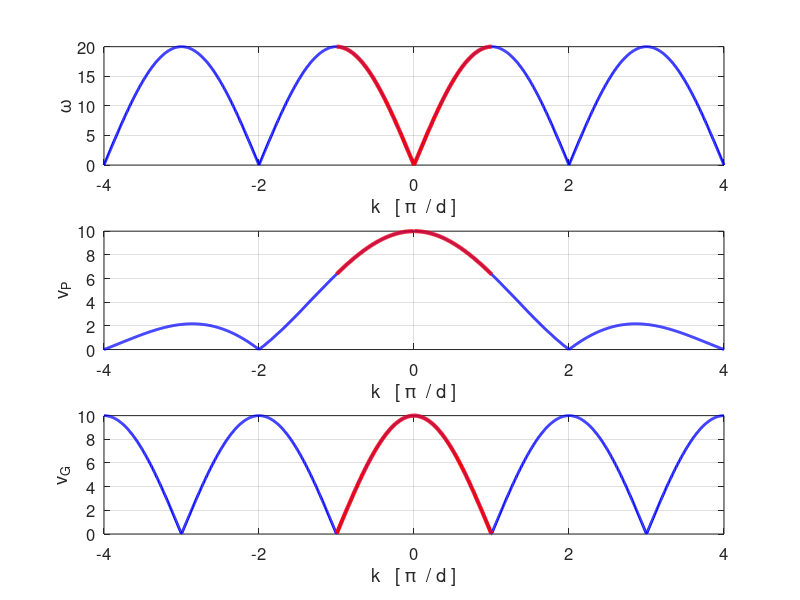
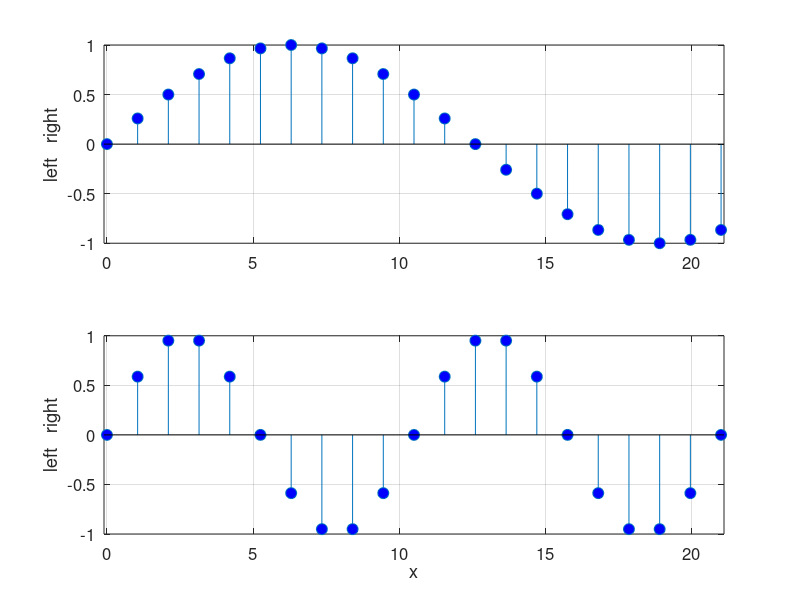
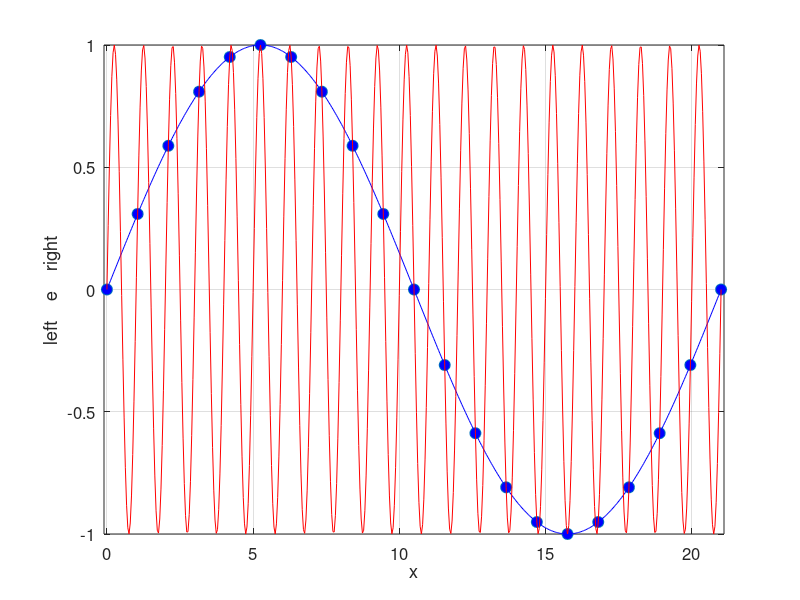

MATLAB code for these plots, in order:
% oscC00NB.m
% 190524  Matlab 2018b

% SIMULATION OF THE MOTION OF N COUPLED OSCILLATORS
% DYNAMICS OF CRYSTAL LATTICES
% All parameters are changed within the Script
% [default values and units]

% DOING PHYSICS ONLINE 
%    https://d-arora.github.io/Doing-Physics-With-Matlab/
% Scripts
%     http://www.physics.usyd.edu.au/teach_res/mp/mscripts/
% Documentation
%    http://www.physics.usyd.edu.au/teach_res/mp/doc/oscC00NA.htm
% Ian Cooper  ian.cooper@sydney.edu.au
% School of Physics, University of Sydney


clear
close all
clc

% SETUP ===============================================================
% spring costants kS  [10]
   kS = 10;
% mass of atoms or particles m  [0.1]
   m = 0.1;
% separation distance d bewtween atoms or particles  [1]   
   d = 1;
% Parameters for propagation constant k
   kMin = -3.9999; kMax = 3.9999; kN = 1501;

   
% CALCULATIONS ========================================================
% Max angular frequency
   omega0 = sqrt(4*kS/m);
% Max GROUP velcoity   
   v0 = d*sqrt(kS/m);   

% Propagation constant k [units: pi/d]   
   n = linspace(kMin,kMax,kN);
   k = n.*pi/d;
% Brillouin zone
   n1 = find(n>-1,1); n2 = find(n>1,1);
   
% Wavelength   lambda  
   lambda = 2*pi./k;

% Angular frequency of propagating wave
   omega = omega0 .* abs( sin(n*pi/2) );
% Phase velocity  vP
   vP = abs( (omega)./(k) );
% Group Velocity
   vG = v0 .* abs( cos(n*pi/2) );

   
% ATOMIC DISPLACEMENTS
% Number of atoms N
   N = 21;
% X axis
   x = linspace(0,N*d,N);
% Wavelengths
  wL1 = 1.2*N*d; wL2 = d/2;
% Atomic displacements
   e1 = sin(2*pi*x/wL1);
   e2 = sin(2*pi*x/wL2);
   
% Single set of displacements
  Ls = N*d;
  es = sin(2*pi*x/Ls);

  xs = linspace(0,N*d,501);
  Ls1 = N*d;
  es1 = sin(2*pi*xs/Ls1);
  
  Ls2 = d;
  es2 = sin(2*pi*xs/Ls2);
  
  
  
% GRA{HICS ============================================================   
figure(1)
   pos = [0.02 0.2 0.3 0.4];
   set(gcf,'Units','normalized');
   set(gcf,'Position',pos);

subplot(3,1,1)
   xP = n; yP = omega;
   plot(xP,yP,'b','linewidth',2)
   hold on
   xP = n(n1:n2); yP = omega(n1:n2);
   plot(xP,yP,'r','linewidth',3)
   
   grid on
   set(gca,'fontsize',12)
   xlabel('k   [ \pi  / d ]')
   ylabel('\omega')
   
subplot(3,1,2)
   xP = n; yP = vP;
   plot(xP,yP,'b','linewidth',2)
   hold on
   xP = n(n1:n2); yP = vP(n1:n2);
   plot(xP,yP,'r','linewidth',3)
   
   grid on
   set(gca,'fontsize',12)
   xlabel('k   [ \pi  / d ]')
   ylabel('v_P')

subplot(3,1,3)
   xP = n; yP = vG;
   plot(xP,yP,'b','linewidth',2)
   hold on
   xP = n(n1:n2); yP = vG(n1:n2);
   plot(xP,yP,'r','linewidth',3)
   
   grid on
   set(gca,'fontsize',12)
   xlabel('k   [ \pi  / d ]')
   ylabel('v_G')
 

figure(2)
   pos = [0.34 0.2 0.3 0.3];
   set(gcf,'Units','normalized');
   set(gcf,'Position',pos);
 
   subplot(2,1,1)
   xP = x; yP = e1;
   hPlot = stem(xP,yP,'o');
   set(hPlot,'markersize',8,'markerfacecolor','b')
   grid on
   xlim([-0.1 21.1])
   set(gca,'fontsize',12)
   ylabel('left   right')
   
   subplot(2,1,2)
   xP = x; yP = e2;
   hPlot = stem(xP,yP,'o');
   set(hPlot,'markersize',8,'markerfacecolor','b')
   grid on
   xlim([-0.1 21.1])
   set(gca,'fontsize',12)
   xlabel('x')
   ylabel('left   right')
   
figure(3)
   pos = [0.68 0.2 0.3 0.3];
   set(gcf,'Units','normalized');
   set(gcf,'Position',pos);
 
   
   xP = x; yP = es;
   hPlot = plot(xP,yP,'o');
   set(hPlot,'markersize',8,'markerfacecolor','b')
   hold on
   
   xP = xs; yP = es1;
   plot(xP,yP,'b')
   
   yP = es2;
   plot(xP,yP,'r')
      
   grid on
   xlim([-0.1 21.1])
   set(gca,'fontsize',12)
   ylabel('left    e    right')   
   xlabel('x')
